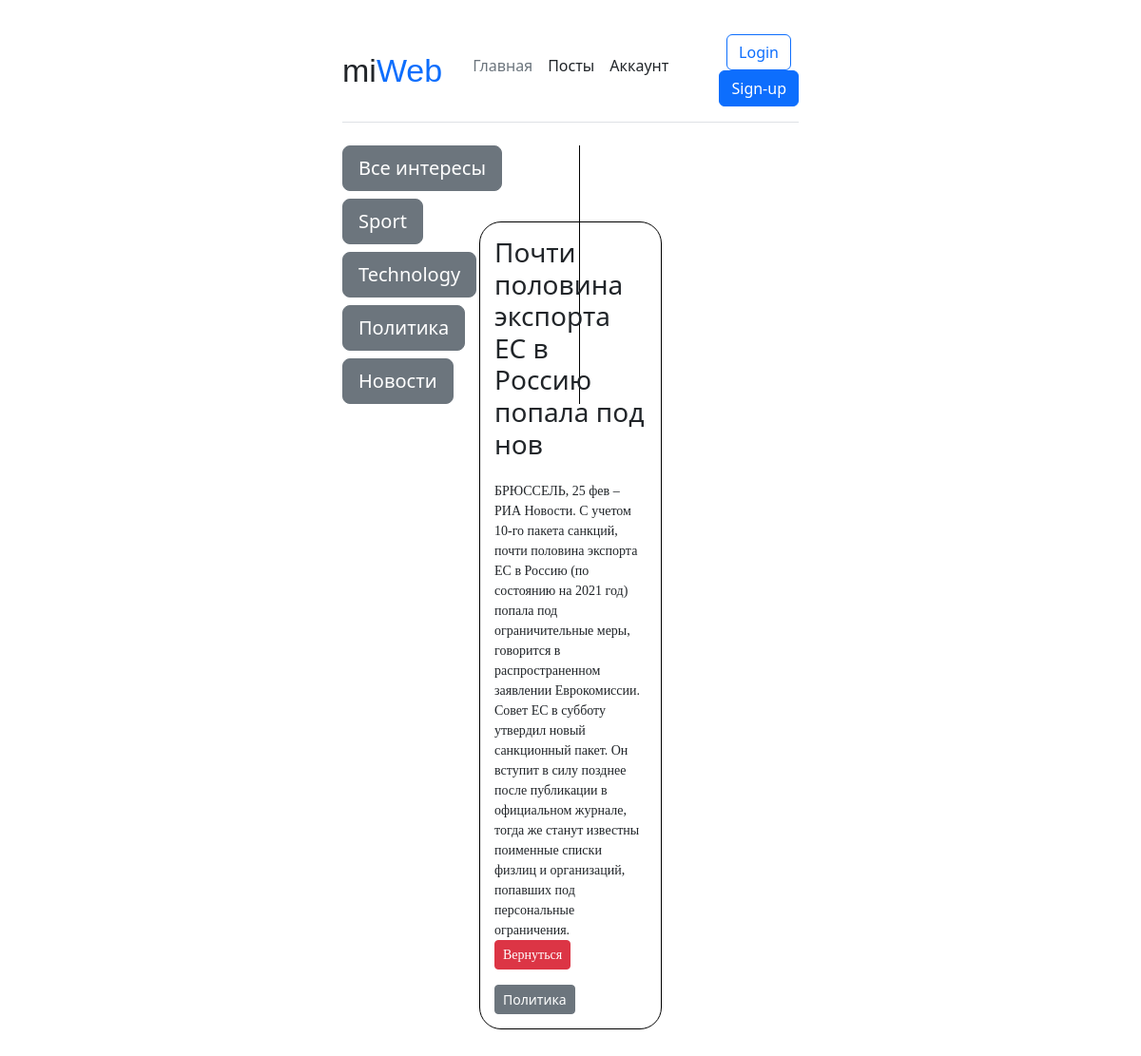
Page /post/6/ on the committed database.
### main/models.py (models this page shows, shortened)
class Category(models.Model):
    name = models.CharField(max_length=50, db_index=True)
    class Meta:
        verbose_name = 'Категория'
        verbose_name_plural = 'Категории'
    def __str__(self):
        return self.name
    def get_absolute_url(self):
        return reverse('category',kwargs={'cat_id': self.pk})

class Posts(models.Model):
    title = models.CharField(max_length=150)
    description = models.TextField(null=True)
    date_posted = models.DateTimeField(auto_now_add=True)
    author = models.CharField(max_length=15)
    cat = models.ForeignKey('Category', on_delete=models.CASCADE)
    class Meta:
        verbose_name = 'Пост'
        verbose_name_plural = 'Посты'

### main/views.py (the view)
# urls.py: path('post/<int:post_id>/', views.show_post, name='post'),
def show_post(request, post_id):
    post = Posts.objects.get(id=post_id)
    return render(request,'main/post_detail.html',{'post_id': post_id,'post': post})

### main/templatetags/main_tags.py (called while the page is built)
@register.inclusion_tag('main/list_categories.html')
def show_categories(cat_selected=0):
    cats = Category.objects.all()
    return {'cats':cats, 'cat_selected':cat_selected}

### main/templates/main/post_detail.html (shortened to what this page needs)
{% extends 'main/base.html' %}
{% block content %}
    <div class="post">
            <h3 class="title">{{ post.title }}</h3><br>
            {% autoescape on %}
                <p class="desc">
                    {{ post.description}} <a class="btn btn-danger btn-sm" role="button" href="{% url 'posts_page' %}">Вернуться</a>
                </p>
            {% endautoescape %}
            <a class="btn btn-secondary btn-sm" href="{{ post.cat.get_absolute_url }}">{{ post.cat }}</a>
    </div>
{% endblock content %}

### main/templates/main/list_categories.html (shortened to what this page needs)
{% for cat in cats %}
      {% if cat.posts_set.exists %}
      {% if cat.pk == cat_selected %}
            <h4 class="btn btn-primary btn-lg">{{ cat }}</h4>
            {% else %}
                <h4><a class="btn btn-secondary btn-lg" href="{{ cat.get_absolute_url }}">{{ cat }}</a></h4>
         {% endif %}
      {% endif %}
{% endfor %}

### main/static/main/css/styles.css (style rules this page uses)
.post { border:1px solid black; margin: 0 auto; width:40%; padding:15px; border-radius:23px; margin-bottom: 20px; position:relative; bottom:200px }
.post p { margin-top:-10px; font-family:Verdana; font-size:14px; }

### rows in the picture
Category: name "Sport"
Category: name "Technology"
Category: name "Политика"
Category: name "Новости"
Posts: title "Почти половина экспорта ЕС в Россию попала под нов", description "БРЮССЕЛЬ, 25 фев – РИА Новости. С учетом 10-го пакета санкций, почти половина экспорта ЕС в Россию (по состоянию на 2021 год) попала под ограничительные меры, говорится в распространенном заявлении Еврокомиссии. Совет ЕС в субботу утвердил новый санкционный пакет. Он вступит в силу позднее после публикации в официальном журнале, тогда же станут известны поименные списки физлиц и организаций, попавших под персональные ограничения.", cat "Политика"
